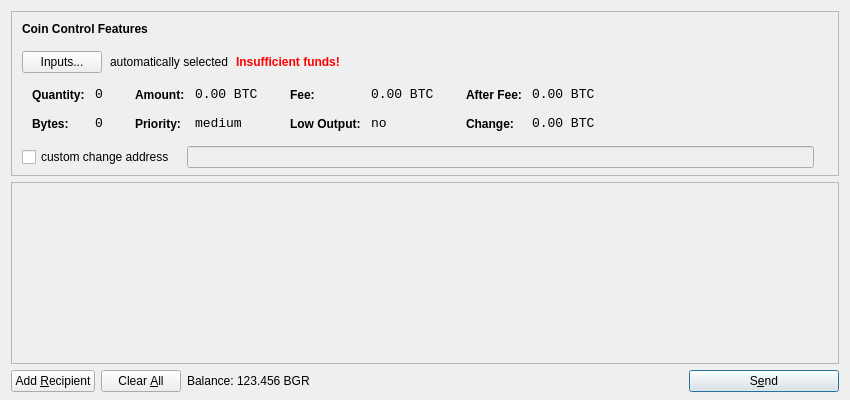
<?xml version="1.0" encoding="UTF-8"?>
<ui version="4.0">
 <class>SendCoinsDialog</class>
 <widget class="QDialog" name="SendCoinsDialog">
  <property name="geometry">
   <rect>
    <x>0</x>
    <y>0</y>
    <width>850</width>
    <height>400</height>
   </rect>
  </property>
  <property name="windowTitle">
   <string>Send Coins</string>
  </property>
  <layout class="QVBoxLayout" name="verticalLayout" stretch="0,1,0">
   <property name="bottomMargin">
    <number>8</number>
   </property>
   <item>
    <widget class="QFrame" name="frameCoinControl">
     <property name="sizePolicy">
      <sizepolicy hsizetype="Expanding" vsizetype="Expanding">
       <horstretch>0</horstretch>
       <verstretch>0</verstretch>
      </sizepolicy>
     </property>
     <property name="maximumSize">
      <size>
       <width>16777215</width>
       <height>16777215</height>
      </size>
     </property>
     <property name="frameShape">
      <enum>QFrame::StyledPanel</enum>
     </property>
     <property name="frameShadow">
      <enum>QFrame::Sunken</enum>
     </property>
     <layout class="QVBoxLayout" name="verticalLayoutCoinControl2">
      <property name="spacing">
       <number>-1</number>
      </property>
      <property name="leftMargin">
       <number>0</number>
      </property>
      <property name="topMargin">
       <number>0</number>
      </property>
      <property name="rightMargin">
       <number>0</number>
      </property>
      <property name="bottomMargin">
       <number>6</number>
      </property>
      <item>
       <layout class="QVBoxLayout" name="verticalLayoutCoinControl" stretch="0,0,0,0,1">
        <property name="spacing">
         <number>0</number>
        </property>
        <property name="leftMargin">
         <number>10</number>
        </property>
        <property name="topMargin">
         <number>10</number>
        </property>
        <item>
         <layout class="QHBoxLayout" name="horizontalLayoutCoinControl1">
          <property name="bottomMargin">
           <number>15</number>
          </property>
          <item>
           <widget class="QLabel" name="labelCoinControlFeatures">
            <property name="sizePolicy">
             <sizepolicy hsizetype="Preferred" vsizetype="Maximum">
              <horstretch>0</horstretch>
              <verstretch>0</verstretch>
             </sizepolicy>
            </property>
            <property name="font">
             <font>
              <weight>75</weight>
              <bold>true</bold>
             </font>
            </property>
            <property name="styleSheet">
             <string notr="true">font-weight:bold;</string>
            </property>
            <property name="text">
             <string>Coin Control Features</string>
            </property>
           </widget>
          </item>
         </layout>
        </item>
        <item>
         <layout class="QHBoxLayout" name="horizontalLayoutCoinControl2" stretch="0,0,0,0">
          <property name="spacing">
           <number>8</number>
          </property>
          <property name="bottomMargin">
           <number>10</number>
          </property>
          <item>
           <widget class="QPushButton" name="pushButtonCoinControl">
            <property name="styleSheet">
             <string notr="true"/>
            </property>
            <property name="text">
             <string>Inputs...</string>
            </property>
           </widget>
          </item>
          <item>
           <widget class="QLabel" name="labelCoinControlAutomaticallySelected">
            <property name="text">
             <string>automatically selected</string>
            </property>
            <property name="margin">
             <number>5</number>
            </property>
           </widget>
          </item>
          <item>
           <widget class="QLabel" name="labelCoinControlInsuffFunds">
            <property name="font">
             <font>
              <weight>75</weight>
              <bold>true</bold>
             </font>
            </property>
            <property name="styleSheet">
             <string notr="true">color:red;font-weight:bold;</string>
            </property>
            <property name="text">
             <string>Insufficient funds!</string>
            </property>
            <property name="margin">
             <number>5</number>
            </property>
           </widget>
          </item>
          <item>
           <spacer name="horizontalSpacerCoinControl">
            <property name="orientation">
             <enum>Qt::Horizontal</enum>
            </property>
            <property name="sizeHint" stdset="0">
             <size>
              <width>40</width>
              <height>1</height>
             </size>
            </property>
           </spacer>
          </item>
         </layout>
        </item>
        <item>
         <widget class="QWidget" name="widgetCoinControl" native="true">
          <property name="sizePolicy">
           <sizepolicy hsizetype="Preferred" vsizetype="Preferred">
            <horstretch>0</horstretch>
            <verstretch>0</verstretch>
           </sizepolicy>
          </property>
          <property name="minimumSize">
           <size>
            <width>0</width>
            <height>0</height>
           </size>
          </property>
          <property name="styleSheet">
           <string notr="true"/>
          </property>
          <layout class="QHBoxLayout" name="horizontalLayoutCoinControl5">
           <property name="margin">
            <number>0</number>
           </property>
           <item>
            <layout class="QHBoxLayout" name="horizontalLayoutCoinControl3" stretch="0,0,0,1">
             <property name="spacing">
              <number>20</number>
             </property>
             <property name="topMargin">
              <number>0</number>
             </property>
             <property name="bottomMargin">
              <number>10</number>
             </property>
             <item>
              <layout class="QFormLayout" name="formLayoutCoinControl1">
               <property name="horizontalSpacing">
                <number>10</number>
               </property>
               <property name="verticalSpacing">
                <number>14</number>
               </property>
               <property name="leftMargin">
                <number>10</number>
               </property>
               <property name="topMargin">
                <number>4</number>
               </property>
               <property name="rightMargin">
                <number>6</number>
               </property>
               <item row="0" column="0">
                <widget class="QLabel" name="labelCoinControlQuantityText">
                 <property name="styleSheet">
                  <string notr="true">font-weight:bold;</string>
                 </property>
                 <property name="text">
                  <string>Quantity:</string>
                 </property>
                 <property name="margin">
                  <number>0</number>
                 </property>
                </widget>
               </item>
               <item row="0" column="1">
                <widget class="QLabel" name="labelCoinControlQuantity">
                 <property name="font">
                  <font>
                   <family>Monospace</family>
                   <pointsize>10</pointsize>
                  </font>
                 </property>
                 <property name="cursor">
                  <cursorShape>IBeamCursor</cursorShape>
                 </property>
                 <property name="contextMenuPolicy">
                  <enum>Qt::ActionsContextMenu</enum>
                 </property>
                 <property name="text">
                  <string notr="true">0</string>
                 </property>
                 <property name="margin">
                  <number>0</number>
                 </property>
                 <property name="textInteractionFlags">
                  <set>Qt::LinksAccessibleByMouse|Qt::TextSelectableByKeyboard|Qt::TextSelectableByMouse</set>
                 </property>
                </widget>
               </item>
               <item row="1" column="0">
                <widget class="QLabel" name="labelCoinControlBytesText">
                 <property name="styleSheet">
                  <string notr="true">font-weight:bold;</string>
                 </property>
                 <property name="text">
                  <string>Bytes:</string>
                 </property>
                </widget>
               </item>
               <item row="1" column="1">
                <widget class="QLabel" name="labelCoinControlBytes">
                 <property name="font">
                  <font>
                   <family>Monospace</family>
                   <pointsize>10</pointsize>
                  </font>
                 </property>
                 <property name="cursor">
                  <cursorShape>IBeamCursor</cursorShape>
                 </property>
                 <property name="contextMenuPolicy">
                  <enum>Qt::ActionsContextMenu</enum>
                 </property>
                 <property name="text">
                  <string notr="true">0</string>
                 </property>
                 <property name="textInteractionFlags">
                  <set>Qt::LinksAccessibleByMouse|Qt::TextSelectableByKeyboard|Qt::TextSelectableByMouse</set>
                 </property>
                </widget>
               </item>
              </layout>
             </item>
             <item>
              <layout class="QFormLayout" name="formLayoutCoinControl2">
               <property name="horizontalSpacing">
                <number>10</number>
               </property>
               <property name="verticalSpacing">
                <number>14</number>
               </property>
               <property name="leftMargin">
                <number>6</number>
               </property>
               <property name="topMargin">
                <number>4</number>
               </property>
               <property name="rightMargin">
                <number>6</number>
               </property>
               <item row="0" column="0">
                <widget class="QLabel" name="labelCoinControlAmountText">
                 <property name="styleSheet">
                  <string notr="true">font-weight:bold;</string>
                 </property>
                 <property name="text">
                  <string>Amount:</string>
                 </property>
                 <property name="margin">
                  <number>0</number>
                 </property>
                </widget>
               </item>
               <item row="0" column="1">
                <widget class="QLabel" name="labelCoinControlAmount">
                 <property name="font">
                  <font>
                   <family>Monospace</family>
                   <pointsize>10</pointsize>
                  </font>
                 </property>
                 <property name="cursor">
                  <cursorShape>IBeamCursor</cursorShape>
                 </property>
                 <property name="contextMenuPolicy">
                  <enum>Qt::ActionsContextMenu</enum>
                 </property>
                 <property name="text">
                  <string notr="true">0.00 BTC</string>
                 </property>
                 <property name="textInteractionFlags">
                  <set>Qt::LinksAccessibleByMouse|Qt::TextSelectableByKeyboard|Qt::TextSelectableByMouse</set>
                 </property>
                </widget>
               </item>
               <item row="1" column="0">
                <widget class="QLabel" name="labelCoinControlPriorityText">
                 <property name="styleSheet">
                  <string notr="true">font-weight:bold;</string>
                 </property>
                 <property name="text">
                  <string>Priority:</string>
                 </property>
                </widget>
               </item>
               <item row="1" column="1">
                <widget class="QLabel" name="labelCoinControlPriority">
                 <property name="font">
                  <font>
                   <family>Monospace</family>
                   <pointsize>10</pointsize>
                  </font>
                 </property>
                 <property name="cursor">
                  <cursorShape>IBeamCursor</cursorShape>
                 </property>
                 <property name="contextMenuPolicy">
                  <enum>Qt::ActionsContextMenu</enum>
                 </property>
                 <property name="text">
                  <string>medium</string>
                 </property>
                 <property name="textInteractionFlags">
                  <set>Qt::LinksAccessibleByMouse|Qt::TextSelectableByKeyboard|Qt::TextSelectableByMouse</set>
                 </property>
                </widget>
               </item>
              </layout>
             </item>
             <item>
              <layout class="QFormLayout" name="formLayoutCoinControl3">
               <property name="horizontalSpacing">
                <number>10</number>
               </property>
               <property name="verticalSpacing">
                <number>14</number>
               </property>
               <property name="leftMargin">
                <number>6</number>
               </property>
               <property name="topMargin">
                <number>4</number>
               </property>
               <property name="rightMargin">
                <number>6</number>
               </property>
               <item row="0" column="0">
                <widget class="QLabel" name="labelCoinControlFeeText">
                 <property name="styleSheet">
                  <string notr="true">font-weight:bold;</string>
                 </property>
                 <property name="text">
                  <string>Fee:</string>
                 </property>
                 <property name="margin">
                  <number>0</number>
                 </property>
                </widget>
               </item>
               <item row="0" column="1">
                <widget class="QLabel" name="labelCoinControlFee">
                 <property name="font">
                  <font>
                   <family>Monospace</family>
                   <pointsize>10</pointsize>
                  </font>
                 </property>
                 <property name="cursor">
                  <cursorShape>IBeamCursor</cursorShape>
                 </property>
                 <property name="contextMenuPolicy">
                  <enum>Qt::ActionsContextMenu</enum>
                 </property>
                 <property name="text">
                  <string notr="true">0.00 BTC</string>
                 </property>
                 <property name="textInteractionFlags">
                  <set>Qt::LinksAccessibleByMouse|Qt::TextSelectableByKeyboard|Qt::TextSelectableByMouse</set>
                 </property>
                </widget>
               </item>
               <item row="1" column="0">
                <widget class="QLabel" name="labelCoinControlLowOutputText">
                 <property name="styleSheet">
                  <string notr="true">font-weight:bold;</string>
                 </property>
                 <property name="text">
                  <string>Low Output:</string>
                 </property>
                </widget>
               </item>
               <item row="1" column="1">
                <widget class="QLabel" name="labelCoinControlLowOutput">
                 <property name="font">
                  <font>
                   <family>Monospace</family>
                   <pointsize>10</pointsize>
                  </font>
                 </property>
                 <property name="cursor">
                  <cursorShape>IBeamCursor</cursorShape>
                 </property>
                 <property name="contextMenuPolicy">
                  <enum>Qt::ActionsContextMenu</enum>
                 </property>
                 <property name="text">
                  <string>no</string>
                 </property>
                 <property name="textInteractionFlags">
                  <set>Qt::LinksAccessibleByMouse|Qt::TextSelectableByKeyboard|Qt::TextSelectableByMouse</set>
                 </property>
                </widget>
               </item>
              </layout>
             </item>
             <item>
              <layout class="QFormLayout" name="formLayoutCoinControl4">
               <property name="horizontalSpacing">
                <number>10</number>
               </property>
               <property name="verticalSpacing">
                <number>14</number>
               </property>
               <property name="leftMargin">
                <number>6</number>
               </property>
               <property name="topMargin">
                <number>4</number>
               </property>
               <property name="rightMargin">
                <number>6</number>
               </property>
               <item row="0" column="0">
                <widget class="QLabel" name="labelCoinControlAfterFeeText">
                 <property name="styleSheet">
                  <string notr="true">font-weight:bold;</string>
                 </property>
                 <property name="text">
                  <string>After Fee:</string>
                 </property>
                 <property name="margin">
                  <number>0</number>
                 </property>
                </widget>
               </item>
               <item row="0" column="1">
                <widget class="QLabel" name="labelCoinControlAfterFee">
                 <property name="font">
                  <font>
                   <family>Monospace</family>
                   <pointsize>10</pointsize>
                  </font>
                 </property>
                 <property name="cursor">
                  <cursorShape>IBeamCursor</cursorShape>
                 </property>
                 <property name="contextMenuPolicy">
                  <enum>Qt::ActionsContextMenu</enum>
                 </property>
                 <property name="text">
                  <string notr="true">0.00 BTC</string>
                 </property>
                 <property name="textInteractionFlags">
                  <set>Qt::LinksAccessibleByMouse|Qt::TextSelectableByKeyboard|Qt::TextSelectableByMouse</set>
                 </property>
                </widget>
               </item>
               <item row="1" column="0">
                <widget class="QLabel" name="labelCoinControlChangeText">
                 <property name="styleSheet">
                  <string notr="true">font-weight:bold;</string>
                 </property>
                 <property name="text">
                  <string>Change:</string>
                 </property>
                </widget>
               </item>
               <item row="1" column="1">
                <widget class="QLabel" name="labelCoinControlChange">
                 <property name="font">
                  <font>
                   <family>Monospace</family>
                   <pointsize>10</pointsize>
                  </font>
                 </property>
                 <property name="cursor">
                  <cursorShape>IBeamCursor</cursorShape>
                 </property>
                 <property name="contextMenuPolicy">
                  <enum>Qt::ActionsContextMenu</enum>
                 </property>
                 <property name="text">
                  <string notr="true">0.00 BTC</string>
                 </property>
                 <property name="textInteractionFlags">
                  <set>Qt::LinksAccessibleByMouse|Qt::TextSelectableByKeyboard|Qt::TextSelectableByMouse</set>
                 </property>
                </widget>
               </item>
              </layout>
             </item>
            </layout>
           </item>
          </layout>
         </widget>
        </item>
        <item>
         <layout class="QHBoxLayout" name="horizontalLayoutCoinControl4" stretch="0,0,0">
          <property name="spacing">
           <number>12</number>
          </property>
          <property name="sizeConstraint">
           <enum>QLayout::SetDefaultConstraint</enum>
          </property>
          <property name="topMargin">
           <number>5</number>
          </property>
          <property name="rightMargin">
           <number>5</number>
          </property>
          <item>
           <widget class="QCheckBox" name="checkBoxCoinControlChange">
            <property name="text">
             <string>custom change address</string>
            </property>
           </widget>
          </item>
          <item>
           <widget class="QLineEdit" name="lineEditCoinControlChange">
            <property name="enabled">
             <bool>false</bool>
            </property>
            <property name="sizePolicy">
             <sizepolicy hsizetype="Expanding" vsizetype="Fixed">
              <horstretch>0</horstretch>
              <verstretch>0</verstretch>
             </sizepolicy>
            </property>
           </widget>
          </item>
          <item>
           <widget class="QLabel" name="labelCoinControlChangeLabel">
            <property name="sizePolicy">
             <sizepolicy hsizetype="Preferred" vsizetype="Expanding">
              <horstretch>0</horstretch>
              <verstretch>0</verstretch>
             </sizepolicy>
            </property>
            <property name="minimumSize">
             <size>
              <width>0</width>
              <height>0</height>
             </size>
            </property>
            <property name="text">
             <string/>
            </property>
            <property name="margin">
             <number>3</number>
            </property>
           </widget>
          </item>
         </layout>
        </item>
        <item>
         <spacer name="verticalSpacerCoinControl">
          <property name="orientation">
           <enum>Qt::Vertical</enum>
          </property>
          <property name="sizeHint" stdset="0">
           <size>
            <width>800</width>
            <height>1</height>
           </size>
          </property>
         </spacer>
        </item>
       </layout>
      </item>
     </layout>
    </widget>
   </item>
   <item>
    <widget class="QScrollArea" name="scrollArea">
     <property name="widgetResizable">
      <bool>true</bool>
     </property>
     <widget class="QWidget" name="scrollAreaWidgetContents">
      <property name="geometry">
       <rect>
        <x>0</x>
        <y>0</y>
        <width>830</width>
        <height>165</height>
       </rect>
      </property>
      <layout class="QVBoxLayout" name="verticalLayout_2">
       <property name="margin">
        <number>0</number>
       </property>
       <item>
        <layout class="QVBoxLayout" name="entries">
         <property name="spacing">
          <number>6</number>
         </property>
        </layout>
       </item>
       <item>
        <spacer name="verticalSpacer">
         <property name="orientation">
          <enum>Qt::Vertical</enum>
         </property>
         <property name="sizeHint" stdset="0">
          <size>
           <width>20</width>
           <height>40</height>
          </size>
         </property>
        </spacer>
       </item>
      </layout>
     </widget>
    </widget>
   </item>
   <item>
    <layout class="QHBoxLayout" name="horizontalLayout">
     <item>
      <widget class="QPushButton" name="addButton">
       <property name="toolTip">
        <string>Send to multiple recipients at once</string>
       </property>
       <property name="text">
        <string>Add &amp;Recipient</string>
       </property>
       <property name="icon">
        <iconset resource="../bitcoin.qrc">
         <normaloff>:/icons/add</normaloff>:/icons/add</iconset>
       </property>
       <property name="autoDefault">
        <bool>false</bool>
       </property>
      </widget>
     </item>
     <item>
      <widget class="QPushButton" name="clearButton">
       <property name="sizePolicy">
        <sizepolicy hsizetype="Minimum" vsizetype="Fixed">
         <horstretch>0</horstretch>
         <verstretch>0</verstretch>
        </sizepolicy>
       </property>
       <property name="toolTip">
        <string>Remove all transaction fields</string>
       </property>
       <property name="text">
        <string>Clear &amp;All</string>
       </property>
       <property name="icon">
        <iconset resource="../bitcoin.qrc">
         <normaloff>:/icons/remove</normaloff>:/icons/remove</iconset>
       </property>
       <property name="autoRepeatDelay">
        <number>300</number>
       </property>
       <property name="autoDefault">
        <bool>false</bool>
       </property>
      </widget>
     </item>
     <item>
      <layout class="QHBoxLayout" name="horizontalLayout_2">
       <property name="spacing">
        <number>3</number>
       </property>
       <item>
        <widget class="QLabel" name="label">
         <property name="text">
          <string>Balance:</string>
         </property>
        </widget>
       </item>
       <item>
        <widget class="QLabel" name="labelBalance">
         <property name="cursor">
          <cursorShape>IBeamCursor</cursorShape>
         </property>
         <property name="text">
          <string>123.456 BGR</string>
         </property>
         <property name="textInteractionFlags">
          <set>Qt::LinksAccessibleByMouse|Qt::TextSelectableByKeyboard|Qt::TextSelectableByMouse</set>
         </property>
        </widget>
       </item>
      </layout>
     </item>
     <item>
      <spacer name="horizontalSpacer">
       <property name="orientation">
        <enum>Qt::Horizontal</enum>
       </property>
       <property name="sizeHint" stdset="0">
        <size>
         <width>40</width>
         <height>20</height>
        </size>
       </property>
      </spacer>
     </item>
     <item>
      <widget class="QPushButton" name="sendButton">
       <property name="minimumSize">
        <size>
         <width>150</width>
         <height>0</height>
        </size>
       </property>
       <property name="toolTip">
        <string>Confirm the send action</string>
       </property>
       <property name="text">
        <string>S&amp;end</string>
       </property>
       <property name="icon">
        <iconset resource="../bitcoin.qrc">
         <normaloff>:/icons/send</normaloff>:/icons/send</iconset>
       </property>
       <property name="default">
        <bool>true</bool>
       </property>
      </widget>
     </item>
    </layout>
   </item>
  </layout>
 </widget>
 <resources>
  <include location="../bitcoin.qrc"/>
 </resources>
 <connections/>
</ui>
